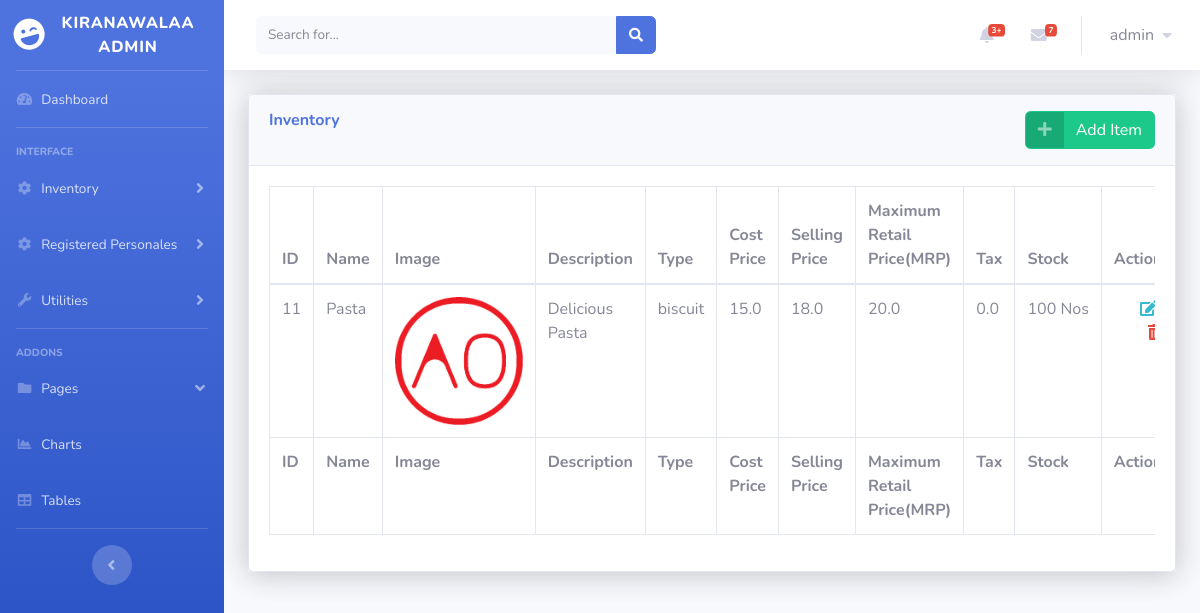
Screenshot of /inventory/ (signed in) with the database file from the repository.
### inventory/models.py (models this page shows, shortened)
class Item(models.Model):
    title = models.CharField(max_length=100)
    desc = models.CharField(max_length=1000)
    category = models.CharField(max_length=40)
    cprice = models.FloatField()
    sprice = models.FloatField()
    mrp = models.FloatField()
    tax = models.FloatField(default=0.00)
    stock = models.PositiveIntegerField()
    units = models.CharField(max_length=10)
    image = models.ImageField(default="default2.jpg", upload_to='item_pics')
    created_at = models.DateTimeField(auto_now_add=True)
    updated_at = models.DateTimeField(auto_now=True)

### inventory/views.py (the view)
# urls.py: path("", views.inventorylist, name="inventory"),
@login_required(login_url="/login")
def inventorylist(request):
    if request.user.is_staff:
        context = {"items": Item.objects.all()}
        return render(request, "inventory/inventory.html", context)
    else:
        messages.warning(request, f"Not an Admin")
        return redirect("/")

### inventory/templates/inventory/inventory.html
{% extends "dashboard/blank.html" %}}
{% block content %}
                <div class="content-section shadow center-block">
                        <div class="card shadow mb-4">
                            <div class="card-header py-3">
                            <div>
                            <h6 class="m-0 font-weight-bold text-primary">Inventory <a href="{% url 'create-item' %}" class="btn btn-success btn-icon-split float-right">
                    <span class="icon text-white-50">
                      <i class="fas fa-plus"></i>
                    </span>
                    <span class="text">Add Item</span>
                  </a></h6>
                            </div>
                            </div>
                            <div class="card-body">
                            <div class="table-responsive">
                                <table class="table table-bordered" id="dataTable" width="100%" cellspacing="0">
                                <thead>
                                    <tr>
                                    <th>ID</th>
                                    <th class="text-left" >Name</th>
                                    <th>Image</th>
                                    <th>Description</th>
                                    <th>Type</th>
                                    <th>Cost Price</th>
                                    <th>Selling Price</th>
                                    <th>Maximum Retail Price(MRP)</th>
                                    <th>Tax</th>
                                    <th>Stock</th>
                                    <th class="text-right" >Actions</th>
                                    </tr>
                                </thead>
                                <tfoot>
                                    <tr>
                                    <th>ID</th>
                                    <th class="text-left" >Name</th>
                                    <th>Image</th>
                                    <th>Description</th>
                                    <th>Type</th>
                                    <th>Cost Price</th>
                                    <th>Selling Price</th>
                                    <th>Maximum Retail Price(MRP)</th>
                                    <th>Tax</th>
                                    <th>Stock</th>
                                    <th class="text-right" >Actions</th>
                                    </tr>
                                </tfoot>
                                <tbody>
                                {% for item in items %}
                                    <tr>
                                    <td class="text-left">{{ item.id }}</td>
                                    <td class="text-left">{{ item.title }}</td>
                                    <td><img style="width:128px;" src="{{item.image.url}}"></td>
                                    <td>{{ item.desc }}</td>
                                    <td>{{ item.category }}</td>
                                    <td>{{ item.cprice }}</td>
                                    <td>{{ item.sprice }}</td>
                                    <td>{{ item.mrp }}</td>
                                    <td>{{ item.tax }}</td>
                                    <td>{{ item.stock }}&nbsp;{{ item.units }}</td>
                                    <td class="text-right"><a href="{% url 'post-update' item.id %}"><i class="fas fa-edit mx-2 text-info"></i></a>&nbsp;<a href="{% url 'post-delete' item.id %}"><i class="fas mx-2 fa-trash-alt text-danger"></i></a></td>
                                    </tr>
                                {% endfor %}
                                </tbody>
                                </table>
                            </div>
                            </div>
                        </div>
                </div>
{% endblock content %}

### dashboard/templates/dashboard/blank.html (shortened to what this page needs)
{% load static %}
<!DOCTYPE html>
<html lang="en">
<head>
  <link href="{% static 'dashboard/vendor/datatables/dataTables.bootstrap4.min.css' %}" rel="stylesheet" type="text/css" />
  <link href="https://cdnjs.cloudflare.com/ajax/libs/font-awesome/5.11.2/css/all.css" rel="stylesheet" type="text/css" />
  <link href="{% static 'dashboard/css/sb-admin-2.min.css' %}" rel="stylesheet" type="text/css" />
</head>
<body id="page-top">
  <div id="wrapper">
    <ul class="navbar-nav bg-gradient-primary sidebar sidebar-dark accordion" id="accordionSidebar">
      <a class="sidebar-brand d-flex align-items-center justify-content-center" href="{% url 'dashboard' %}">
        <div class="sidebar-brand-icon rotate-n-15">
          <i class="fas fa-laugh-wink"></i>
        </div>
        <div class="sidebar-brand-text mx-3"> Kiranawalaa Admin</div>
      </a>
      <hr class="sidebar-divider my-0">
      <li class="nav-item {% if request.resolver_match.url_name == "dashboard" %}active{% endif %}">
        <a class="nav-link" href="{% url 'dashboard' %}">
          <i class="fas fa-fw fa-tachometer-alt"></i>
          <span>Dashboard</span></a>
      </li>
      <hr class="sidebar-divider">
      <div class="sidebar-heading">
        Interface
      </div>
      <li class="nav-item">
        <a class="nav-link collapsed" href="#" data-toggle="collapse" data-target="#collapseTwo" aria-expanded="true" aria-controls="collapseTwo">
          <i class="fas fa-fw fa-cog"></i>
          <span>Inventory</span>
        </a>
      </li>
      <li class="nav-item">
        <a class="nav-link collapsed" href="#" data-toggle="collapse" data-target="#personales" aria-expanded="true" aria-controls="collapseTwo">
          <i class="fas fa-fw fa-cog"></i>
          <span>Registered Personales</span>
        </a>
      </li>
      <li class="nav-item">
        <a class="nav-link collapsed" href="#" data-toggle="collapse" data-target="#collapseUtilities" aria-expanded="true" aria-controls="collapseUtilities">
          <i class="fas fa-fw fa-wrench"></i>
          <span>Utilities</span>
        </a>
      </li>
      <hr class="sidebar-divider">
      <div class="sidebar-heading">
        Addons
      </div>
      <li class="nav-item {% if request.resolver_match.url_name == "pages" %}active{% endif %} ">
        <a class="nav-link" href="#" data-toggle="collapse" data-target="#collapsePages" aria-expanded="true" aria-controls="collapsePages">
          <i class="fas fa-fw fa-folder"></i>
          <span>Pages</span>
        </a>
      </li>
      <li class="nav-item">
        <a class="nav-link" href="#">
          <i class="fas fa-fw fa-chart-area"></i>
          <span>Charts</span></a>
      </li>
      <li class="nav-item">
        <a class="nav-link" href="#">
          <i class="fas fa-fw fa-table"></i>
          <span>Tables</span></a>
      </li>
      <hr class="sidebar-divider d-none d-md-block">
      <div class="text-center d-none d-md-inline">
        <button class="rounded-circle border-0" id="sidebarToggle"></button>
      </div>
    </ul>
    <div id="content-wrapper" class="d-flex flex-column">
      <div id="content">
        <nav class="navbar navbar-expand navbar-light bg-white topbar mb-4 static-top shadow">
          <form class="d-none d-sm-inline-block form-inline mr-auto ml-md-3 my-2 my-md-0 mw-100 navbar-search">
            <div class="input-group">
              <input type="text" class="form-control bg-light border-0 small" placeholder="Search for..." aria-label="Search" aria-describedby="basic-addon2">
              <div class="input-group-append">
                <button class="btn btn-primary" type="button">
                  <i class="fas fa-search fa-sm"></i>
                </button>
              </div>
            </div>
          </form>
          <ul class="navbar-nav ml-auto">
            <li class="nav-item dropdown no-arrow mx-1">
              <a class="nav-link dropdown-toggle" href="#" id="alertsDropdown" role="button" data-toggle="dropdown" aria-haspopup="true" aria-expanded="false">
                <i class="fas fa-bell fa-fw"></i>
                <span class="badge badge-danger badge-counter">3+</span>
              </a>
            </li>
            <li class="nav-item dropdown no-arrow mx-1">
              <a class="nav-link dropdown-toggle" href="#" id="messagesDropdown" role="button" data-toggle="dropdown" aria-haspopup="true" aria-expanded="false">
                <i class="fas fa-envelope fa-fw"></i>
                <span class="badge badge-danger badge-counter">7</span>
              </a>
            </li>
            <li class="nav-item dropdown no-arrow">
              <a class="nav-link dropdown-toggle" href="#" id="userDropdown" role="button" data-toggle="dropdown" aria-haspopup="true" aria-expanded="false">
                <span class="mr-2 d-none d-lg-inline text-gray-600">{{user.username}}</span>
                <i class="fas fa-caret-down"></i>
              </a>
            </li>
          </ul>
        </nav>
        <div class="container-fluid">
          {% block content %} {% endblock %}
      </div>
      </div>
    </div>
  </div>
</body>
</html>

### rows the page displays
Item: id "11", title "Pasta", image (picture), desc "Delicious Pasta", category "biscuit", cprice "15.0", sprice "18.0", mrp "20.0", tax "0.0", stock "100", units "Nos"

### other values shown
{{ user.username }} "admin"
